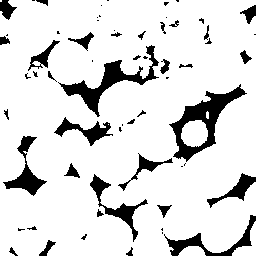
#> input picture ketton.bmp, 256 x 256 px, given in place of ketton.tif, which was not available
$ python post_image.py
#> lines starting #> are read from the running program, lines starting #| are printed output that depends on the picture; after the words box and inside, x2 and y2 are one past the last pixel; in counts of white or black regions, pixels touching at a corner belong together; pictures that were not available may be replaced by others from this repository, and a replacement may not be noted
from PIL import Image
import numpy as np
img_ketton = Image.open("ketton.tif").convert("1")
#> img_ketton: PIL image 256x256 1; 86.9% white; 62 black regions (28 under 20 px), largest, box (x1, y1, x2, y2) and area: (169, 84, 247, 162) 1709, (58, 45, 159, 117) 1439, (164, 215, 256, 256) 783
mask_ketton=np.where(np.array(img_ketton),0,1)
mask_ketton=mask_ketton.T
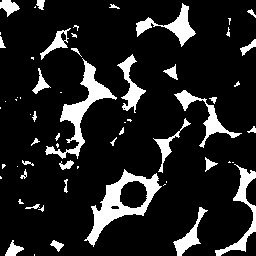
#> mask_ketton: shape (256, 256) int64; values 0 (black) and 1 (white), 13.1% white; 62 white regions (28 under 20 px), largest, box (x1, y1, x2, y2) and area: (84, 169, 162, 247) 1709, (45, 58, 117, 159) 1439, (215, 164, 256, 256) 783
# mask_ketton=np.zeros(shape=(1024,512))
print(mask_ketton)
#> (printed output is left out)
np.savetxt("ketton.txt",mask_ketton)
# [20 lines of commented-out code are left out]

img_xct_l = Image.open("xct_0414_left.tif")
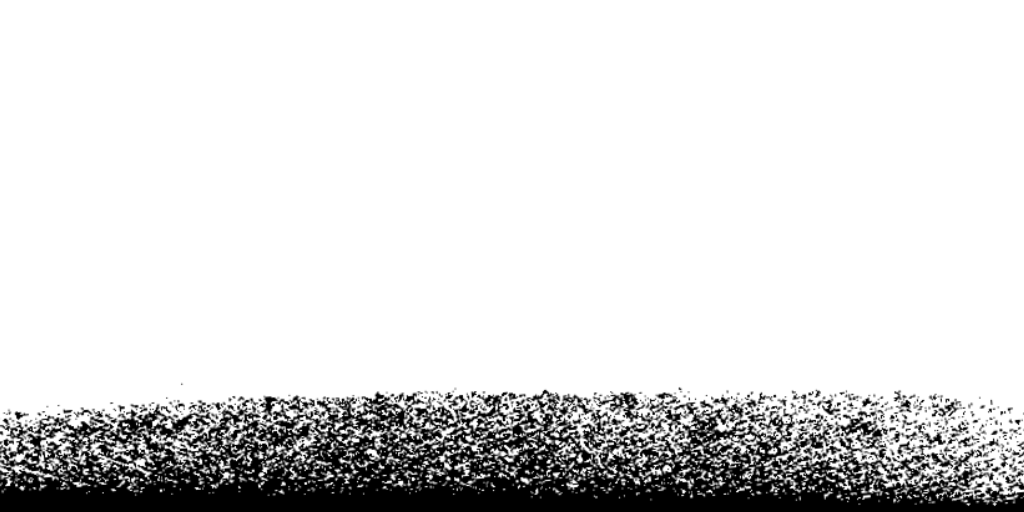
#> input picture xct_0414_left.bmp, 1024 x 512 px, given in place of xct_0414_left.tif, which was not available
#> img_xct_l is the input picture: PIL image 1024x512 L; min 0, max 255, mean 219.7
mask_xct_l=np.where(np.array(img_xct_l)>150,0,1)
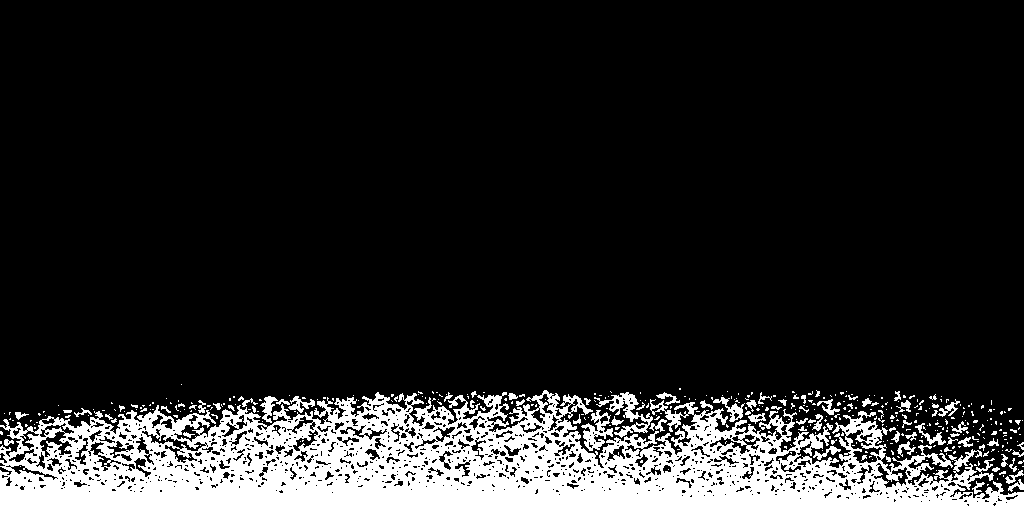
#> mask_xct_l: shape (512, 1024) int64; values 0 (black) and 1 (white), 15.1% white; 410 white regions (333 under 20 px), largest, box (x1, y1, x2, y2) and area: (0, 390, 1024, 512) 72352, (594, 392, 653, 438) 760, (581, 410, 613, 451) 573
# mask_xct_l=np.zeros_like(mask_xct_l)
print(mask_xct_l.shape)
#| (512, 1024)
print(mask_xct_l)
#> (printed output is left out)
np.savetxt("xct_0414_left.txt",mask_xct_l)

img_xct_r = Image.open("xct_0414_right.tif")
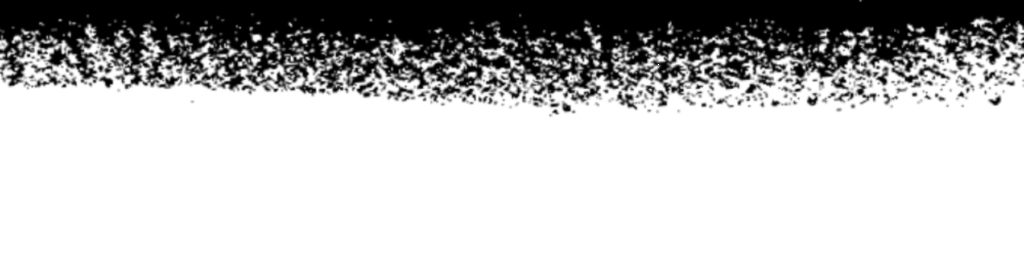
#> input picture xct_0414_right.bmp, 1024 x 256 px, given in place of xct_0414_right.tif, which was not available
#> img_xct_r is the input picture: PIL image 1024x256 L; min 0, max 255, mean 188.6
mask_xct_r=np.where(np.array(img_xct_r)>150,0,1)
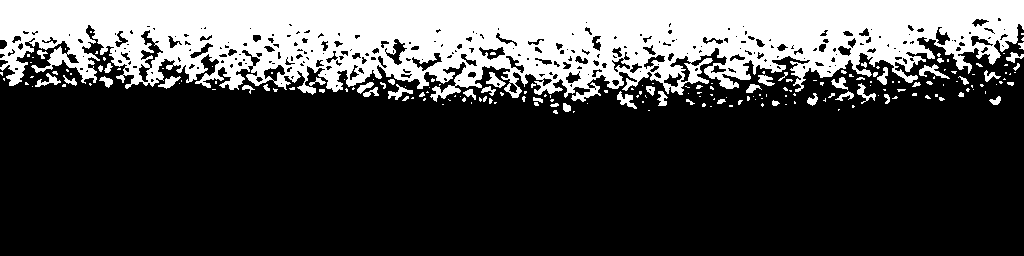
#> mask_xct_r: shape (256, 1024) int64; values 0 (black) and 1 (white), 27.8% white; 198 white regions (145 under 20 px), largest, box (x1, y1, x2, y2) and area: (0, 0, 1024, 102) 68711, (919, 64, 950, 79) 171, (617, 91, 637, 109) 155
# mask_xct_r=np.zeros_like(mask_xct_r)
print(mask_xct_r.shape)
#| (256, 1024)
print(mask_xct_r)
#> (printed output is left out)
np.savetxt("xct_0414_right.txt",mask_xct_r)
